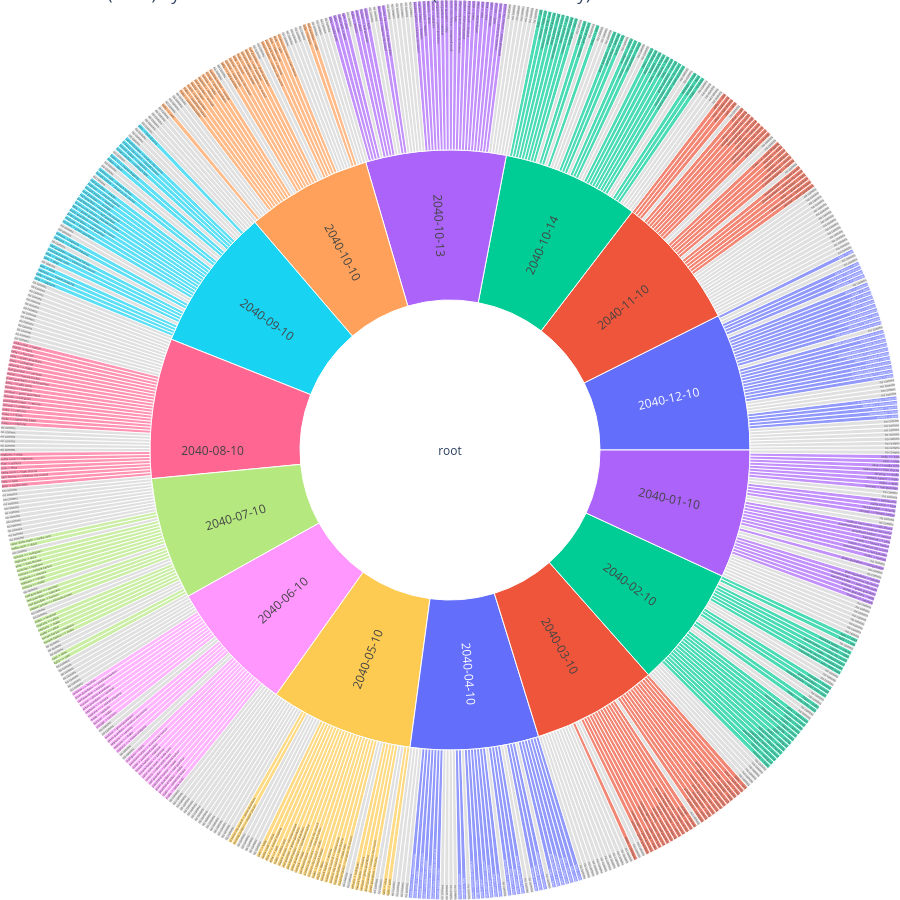

Notebook source saved alongside this figure:
### Code cell
import pandas as pd
import plotly.graph_objects as go
import plotly.colors

# Assuming output_df is already available from the notebook
# This code should be run after the output_df is created in the notebook

# Define all 15-min time slots (clockwise order)
all_time_slots = pd.date_range("08:00", "15:00", freq="15min").strftime("%H:%M").tolist()[:-1][::-1]

labels = []
parents = []
ids = []
colors = []
customdata = []
hovertemplate = []

gray_color = "lightgray"

# Get unique dates and assign a unique color to each (clockwise)
dates = sorted(output_df['date'].unique(), reverse=True)
palette = plotly.colors.qualitative.Plotly
while len(palette) < len(dates):
    palette += palette

date_color_map = {date: palette[i] for i, date in enumerate(dates)}

# Root node
labels.append("root")
parents.append("")
ids.append("root")
colors.append("white")
customdata.append("")
hovertemplate.append("<b>All Dates</b>")

for date in dates:
    labels.append(str(date))
    parents.append("root")
    ids.append(str(date))
    colors.append(date_color_map[date])
    customdata.append("")
    hovertemplate.append(f"<b>Date:</b> {date}")

    df_date = output_df[output_df['date'] == date]
    
    # Collect all pairs for this date with their time slots
    pair_time_map = {}
    for _, row in df_date.iterrows():
        slots = [s.strip() for s in row['Time block'].strip('[]').split(',')]
        pair = row['Pair']
        if pair not in pair_time_map:
            pair_time_map[pair] = []
        pair_time_map[pair].extend(slots)
    
    # Create a map of time slots to pairs for this date
    slot_to_pairs = {slot: [] for slot in all_time_slots}
    for pair, slots in pair_time_map.items():
        for slot in slots:
            if slot in slot_to_pairs:
                slot_to_pairs[slot].append(pair)
    
    # Add children in clockwise order (all_time_slots is already in clockwise order)
    for slot in all_time_slots:
        pairs_in_slot = slot_to_pairs[slot]
        
        if pairs_in_slot:
            # Add pairs for this time slot
            for pair in sorted(set(pairs_in_slot), reverse=True):
                labels.append(pair)
                parents.append(str(date))
                ids.append(f"{date}-{slot}-{pair}")
                colors.append(date_color_map[date])
                customdata.append(f"{pair}|{slot}")
                hovertemplate.append(f"<b>Pair:</b> {pair}<br><b>Time Slot:</b> {slot}")
        else:
            # No communications in this time slot
            labels.append(f"no comms")
            parents.append(str(date))
            ids.append(f"{date}-{slot}-no-comms")
            colors.append(gray_color)
            customdata.append(slot)
            hovertemplate.append(f"<b>No comms</b><br><b>Time Slot:</b> {slot}")

fig = go.Figure(go.Sunburst(
    labels=labels,
    parents=parents,
    ids=ids,
    branchvalues="total",
    insidetextorientation='radial',
    marker=dict(colors=colors),
    customdata=customdata,
    hovertemplate=hovertemplate,
    sort=False
))

fig.update_layout(
    margin=dict(t=0, l=0, r=0, b=0),
    title="Entities (Pairs) by Date with Clockwise Time Slots (No Comms in Gray)",
    width=900,
    height=900
)

# fig.show()

### Figure 1 — Plotly figure (JSON) as saved in the notebook; plotly's stock layout.template omitted (floating-point values rounded to 4 significant figures; data arrays with more than 128 entries replaced by an {"elided": "..."} marker saying what was removed)
{"data": [{"branchvalues": "total", "customdata": {"elided": "638 str values"}, "hovertemplate": {"elided": "638 str values"}, "ids": {"elided": "638 str values"}, "insidetextorientation": "radial", "labels": {"elided": "638 str values"}, "marker": {"colors": {"elided": "638 str values"}}, "parents": {"elided": "638 str values"}, "sort": false, "type": "sunburst"}], "layout": {"height": 900, "margin": {"b": 0, "l": 0, "r": 0, "t": 0}, "title": {"text": "Entities (Pairs) by Date with Clockwise Time Slots (No Comms in Gray)"}, "width": 900}}
